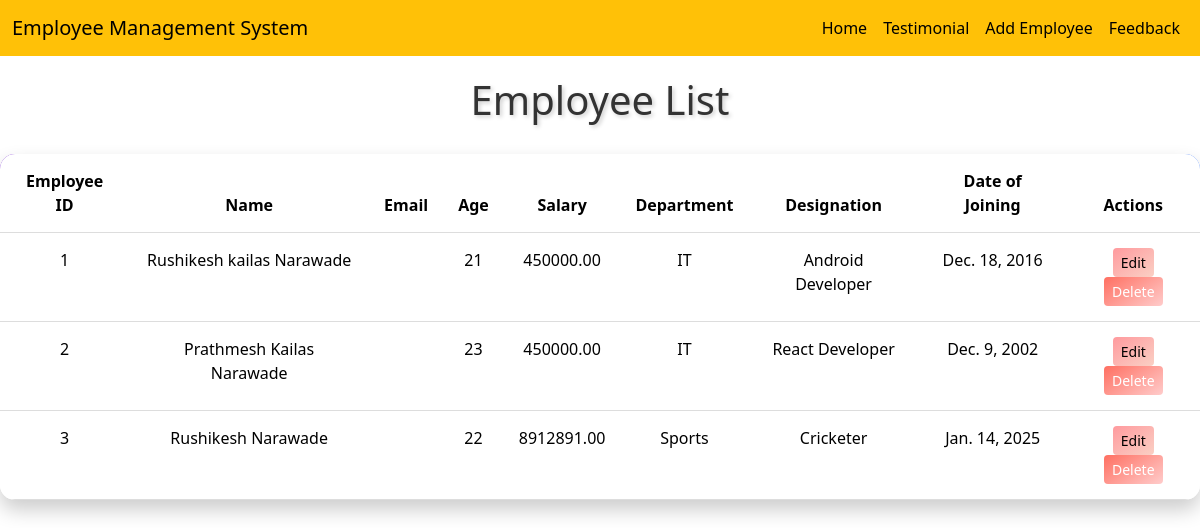
The app's page /emp/emphome/ with its own data.
### emp/models.py (models this page shows, shortened)
class Emp(models.Model):
    name = models.CharField(max_length=100)
    mail= models.EmailField(max_length=100)
    designation = models.CharField(max_length=100)
    age = models.IntegerField()
    address = models.TextField()
    salary = models.DecimalField(max_digits=10, decimal_places=2)
    department = models.CharField(max_length=100)
    date_of_joining = models.DateField()

### emp/views.py (the view)
# urls.py: path('emphome/',views.emp_home),
def emp_home(request):
    emp=Emp.objects.all()
    return render(request,'emp/index.html',{'emp':emp})

### templates/emp/index.html (shortened to what this page needs)
<!doctype html>
<html lang="en">
  <head>
    <link href="https://cdn.jsdelivr.net/npm/bootstrap@5.3.3/dist/css/bootstrap.min.css" rel="stylesheet">
  </head>
  <body>
    {% include 'emp/navbar.html' %}
    <h1>Employee List</h1>
    <table class="table">
      <thead>
        <tr>
          <th scope="col">Employee ID</th>
          <th>Name</th>
          <th>Email</th>
          <th>Age</th>
          <th>Salary</th>
          <th>Department</th>
          <th>Designation</th>
          <th>Date of Joining</th>
          <th>Actions</th>
        </tr>
      </thead>
      <tbody>
        {% for employee in emp %}
        <tr>
          <td>{{ forloop.counter}}</td>
          <td>{{ employee.name }}</td>
          <td>{{ employee.email }}</td>
          <td>{{ employee.age }}</td>
          <td>{{ employee.salary }}</td>
          <td>{{ employee.department }}</td>
          <td>{{ employee.designation }}</td>
          <td>{{ employee.date_of_joining }}</td>
          <td>
            <a href="/emp/update-emp/{{ employee.id }}" class="btn btn-warning btn-sm">Edit</a>
            <a href="/emp/delete-emp/{{ employee.id }}" class="btn btn-danger btn-sm">Delete</a>
          </td>
        </tr>
        {% endfor %}
      </tbody>
    </table>
  </body>
</html>

### templates/emp/index.html (style rules this page uses)
h1 { text-align: center; color: #333; text-shadow: 2px 2px 4px rgba(0, 0, 0, 0.2); font-size: 2.5rem; margin-top: 20px; margin-bottom: 30px; }
.table { background: white; border-radius: 15px; box-shadow: 0 10px 20px rgba(0, 0, 0, 0.2); overflow: hidden; border-collapse: separate; border-spacing: 0; }
.table thead { background: linear-gradient(145deg, #6a11cb, #2575fc); color: white; }
.table th, .table td { padding: 15px; text-align: center; border-bottom: 1px solid #ddd; }
.table tbody tr { transition: transform 0.3s ease, box-shadow 0.3s ease; }
.btn { transition: transform 0.2s ease, box-shadow 0.2s ease; }
.btn-warning { background: linear-gradient(145deg, #ff9a9e, #fad0c4); border: none; }
.btn-danger { background: linear-gradient(145deg, #ff6f61, #ffcccb); border: none; }

### records on screen
Emp: name "Rushikesh kailas Narawade", age "21", salary "450000.00", department "IT", designation "Android Developer", date_of_joining "Dec. 18, 2016"
Emp: name "Prathmesh Kailas Narawade", age "23", salary "450000.00", department "IT", designation "React Developer", date_of_joining "Dec. 9, 2002"
Emp: name "Rushikesh Narawade", age "22", salary "8912891.00", department "Sports", designation "Cricketer", date_of_joining "Jan. 14, 2025"
